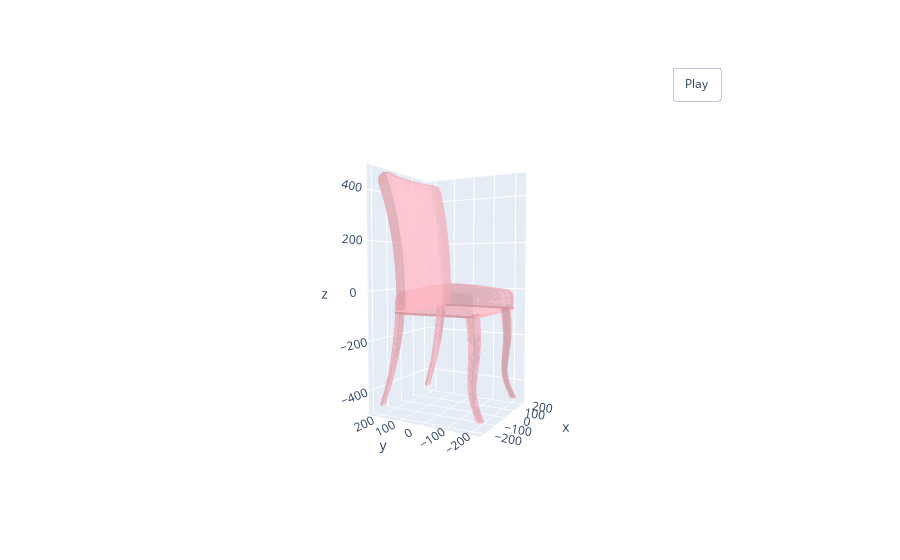

The cell this chart's notebook holds for it:
### Code cell
import os
import numpy as np
import plotly.graph_objects as go
import plotly.express as px

def read_off(file):
    if 'OFF' != file.readline().strip():
        raise('Not a valid OFF header')
    n_verts, n_faces, __ = tuple([int(s) for s in file.readline().strip().split(' ')])
    verts = [[float(s) for s in file.readline().strip().split(' ')] for i_vert in range(n_verts)]
    faces = [[int(s) for s in file.readline().strip().split(' ')][1:] for i_face in range(n_faces)]
    return verts, faces
     

current_dir = os.path.join(os.getcwd(), 'DL4')
DATA_DIR = os.path.join(current_dir, "ModelNet10")
off_file_path = os.path.join(DATA_DIR, "chair/train/chair_0003.off")

with open(off_file_path, 'r') as f:
  verts, faces = read_off(f)
     

i,j,k = np.array(faces).T
x,y,z = np.array(verts).T

def visualize_rotate(data):
    x_eye, y_eye, z_eye = 1.25, 1.25, 0.8
    frames=[]

    def rotate_z(x, y, z, theta):
        w = x+1j*y
        return np.real(np.exp(1j*theta)*w), np.imag(np.exp(1j*theta)*w), z

    for t in np.arange(0, 10.26, 0.1):
        xe, ye, ze = rotate_z(x_eye, y_eye, z_eye, -t)
        frames.append(dict(layout=dict(scene=dict(camera=dict(eye=dict(x=xe, y=ye, z=ze))))))
    fig = go.Figure(data=data,
                    layout=go.Layout(
                        updatemenus=[dict(type='buttons',
                                    showactive=False,
                                    y=1,
                                    x=0.8,
                                    xanchor='left',
                                    yanchor='bottom',
                                    pad=dict(t=45, r=10),
                                    buttons=[dict(label='Play',
                                                    method='animate',
                                                    args=[None, dict(frame=dict(duration=50, redraw=True),
                                                                    transition=dict(duration=0),
                                                                    fromcurrent=True,
                                                                    mode='immediate'
                                                                    )]
                                                    )
                                            ]
                                    )
                                ]
                    ),
                    frames=frames
            )

    return fig
     

visualize_rotate([go.Mesh3d(x=x, y=y, z=z, color='lightpink', opacity=0.50, i=i,j=j,k=k)]).show()

### Figure 1 — Plotly figure (JSON) as saved in the notebook; plotly's stock layout.template omitted (floating-point values rounded to 4 significant figures; data arrays with more than 128 entries replaced by an {"elided": "..."} marker saying what was removed)
{"data": [{"color": "lightpink", "i": {"elided": "2628 int values"}, "j": {"elided": "2628 int values"}, "k": {"elided": "2628 int values"}, "opacity": 0.5, "type": "mesh3d", "x": {"elided": "7884 float values"}, "y": {"elided": "7884 float values"}, "z": {"elided": "7884 float values"}}], "layout": {"autosize": true, "scene": {"aspectmode": "auto", "aspectratio": {"x": 0.7527, "y": 0.8105, "z": 1.639}, "camera": {"center": {"x": 0, "y": 0, "z": 0}, "eye": {"x": -2.748, "y": -1.475, "z": 0.1769}, "projection": {"type": "perspective"}, "up": {"x": 0, "y": 0, "z": 1}}}, "updatemenus": [{"buttons": [{"args": [null, {"frame": {"duration": 50, "redraw": true}, "fromcurrent": true, "mode": "immediate", "transition": {"duration": 0}}], "label": "Play", "method": "animate"}], "pad": {"r": 10, "t": 45}, "showactive": false, "type": "buttons", "x": 0.8, "xanchor": "left", "y": 1, "yanchor": "bottom"}]}}
